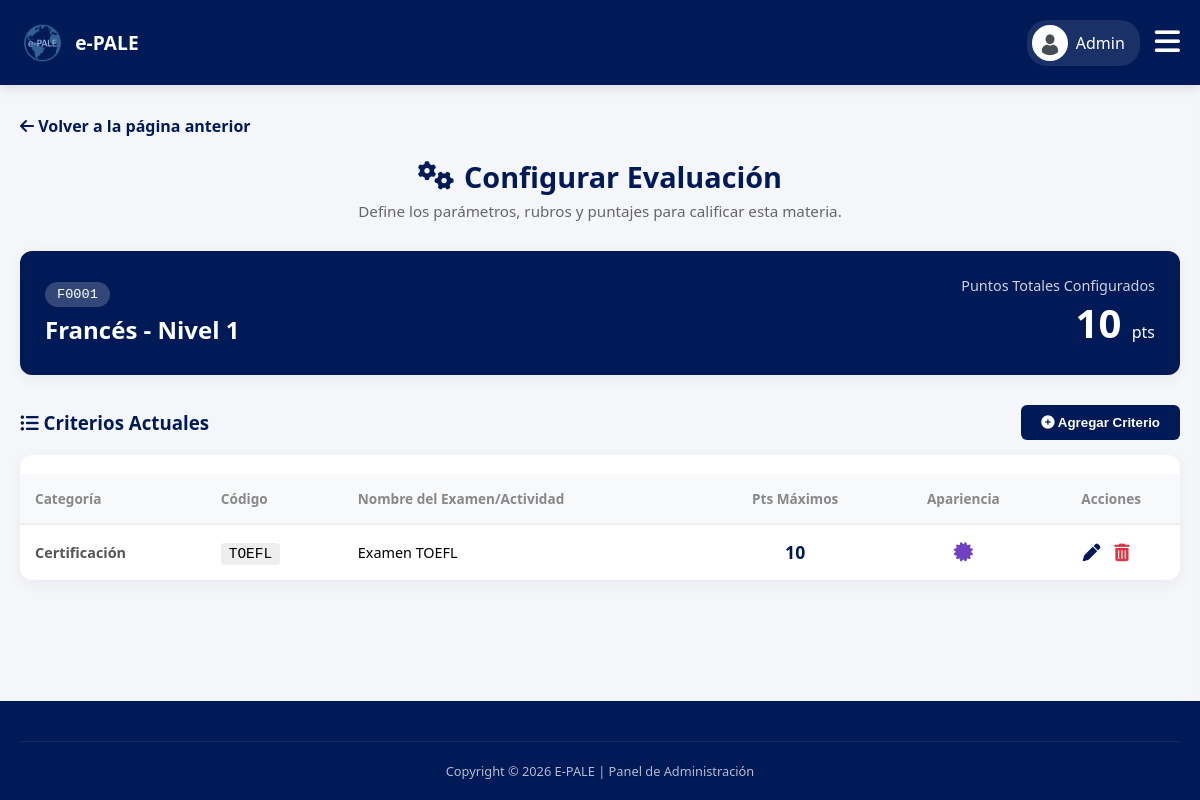
Before: /admin/criterios_materia.php?id=2 (signed in) with the older database file.
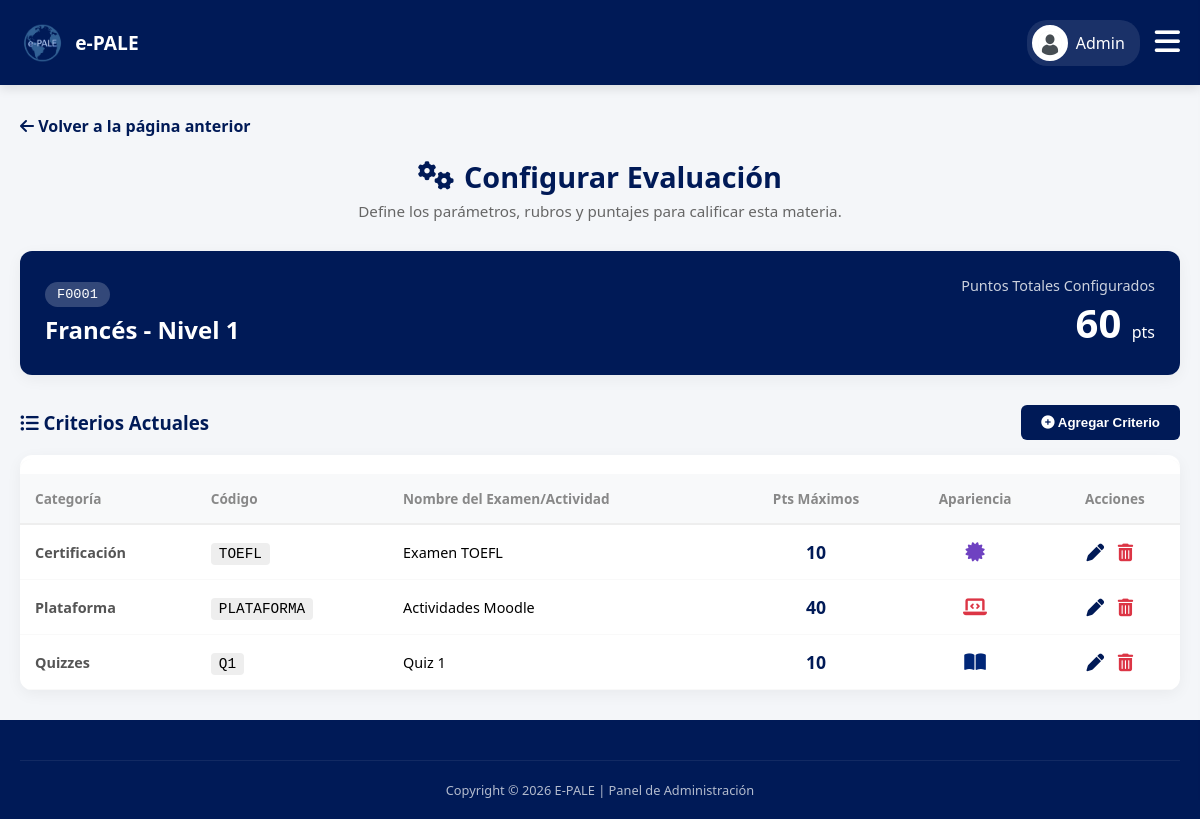
After: the same page with the newer database file.
### tables this page shows
CREATE TABLE IF NOT EXISTS `criterios_evaluacion` (
  `criterio_id` int NOT NULL AUTO_INCREMENT,
  `materia_id` int NOT NULL,
  `categoria` varchar(50) NOT NULL,
  `codigo_examen` varchar(20) NOT NULL,
  `nombre_examen` varchar(50) NOT NULL,
  `puntos_maximos` decimal(5,2) NOT NULL,
  `icono` varchar(30) DEFAULT 'fa-star',
  `color` varchar(20) DEFAULT 'var(--udg-light)',
  PRIMARY KEY (`criterio_id`),
  KEY `materia_id` (`materia_id`)
);

### admin/criterios_materia.php (the view, shortened to what the changed rows need)
<?php
require '../db.php';
$materia_id = $_GET['id'];
$stmt_mat = $pdo->prepare("SELECT * FROM materias WHERE materia_id = ?");
$stmt_mat->execute([$materia_id]);
$materia = $stmt_mat->fetch(PDO::FETCH_ASSOC);
$stmt_crit = $pdo->prepare("SELECT * FROM criterios_evaluacion WHERE materia_id = ? ORDER BY categoria ASC, criterio_id ASC");
$stmt_crit->execute([$materia_id]);
$criterios = $stmt_crit->fetchAll(PDO::FETCH_ASSOC);
$total_puntos = 0;
foreach ($criterios as $c) {
    $total_puntos += floatval($c['puntos_maximos']);
}
?>
<!DOCTYPE html>
<html lang="es">
<head>
    <link rel="stylesheet" href="../css/estudiante.css?v=<?php echo time(); ?>">
    <link rel="stylesheet" href="../css/admin.css?v=<?php echo time(); ?>">
    <link rel="stylesheet" href="https://cdnjs.cloudflare.com/ajax/libs/font-awesome/6.4.0/css/all.min.css">
</head>
<body>
    <main class="main-content">
        <div class="page-title-center" style="margin-bottom: 30px;">
            <h1><i class="fas fa-cogs"></i> Configurar Evaluación</h1>
        </div>
        <div class="card" style="background: linear-gradient(135deg, var(--udg-blue) 0%, #001a57 100%); color: white; border: none;">
            <div style="display: flex; justify-content: space-between; align-items: center; flex-wrap: wrap; gap: 20px;">
                <div>
                    <h2 style="margin: 10px 0 0 0; color: white;"><?php echo htmlspecialchars($materia['nombre']); ?> - Nivel <?php echo $materia['nivel']; ?></h2>
                </div>
                <div style="text-align: right;">
                    <div style="font-size: 0.9rem; opacity: 0.8;">Puntos Totales Configurados</div>
                    <div style="font-size: 2.5rem; font-weight: bold; <?php echo ($total_puntos > 105) ? 'color: #ffc107;' : ''; ?>">
                        <?php echo $total_puntos; ?> <span style="font-size: 1rem; font-weight: normal;">pts</span>
                    </div>
                </div>
            </div>
        </div>
        <div class="card" style="padding: 0; overflow: hidden;">
            <div class="table-wrapper" style="overflow-x:auto;">
                <table class="history-table" style="width: 100%; border-collapse: collapse;">
                    <thead>
                        <tr>
                            <th style="padding: 15px; text-align: left; background-color: #f8f9fa; border-bottom: 2px solid #eee;">Categoría</th>
                            <th style="padding: 15px; text-align: left; background-color: #f8f9fa; border-bottom: 2px solid #eee;">Código</th>
                            <th style="padding: 15px; text-align: left; background-color: #f8f9fa; border-bottom: 2px solid #eee;">Nombre del Examen/Actividad</th>
                            <th style="padding: 15px; text-align: center; background-color: #f8f9fa; border-bottom: 2px solid #eee;">Pts Máximos</th>
                            <th style="padding: 15px; text-align: center; background-color: #f8f9fa; border-bottom: 2px solid #eee;">Apariencia</th>
                            <th style="padding: 15px; text-align: center; background-color: #f8f9fa; border-bottom: 2px solid #eee;">Acciones</th>
                        </tr>
                    </thead>
                    <tbody>
                        <?php if (count($criterios) > 0): ?>
                            <?php foreach ($criterios as $c): ?>
                            <tr style="border-bottom: 1px solid #eee;">
                                <td style="padding: 15px; font-weight: bold; color: #555;"><?php echo htmlspecialchars($c['categoria']); ?></td>
                                <td style="padding: 15px;"><span style="background: #eee; padding: 3px 8px; border-radius: 4px; font-family: monospace; font-size: 0.9rem;"><?php echo htmlspecialchars($c['codigo_examen']); ?></span></td>
                                <td style="padding: 15px;"><?php echo htmlspecialchars($c['nombre_examen']); ?></td>
                                <td style="padding: 15px; text-align: center; font-weight: bold; font-size: 1.1rem; color: var(--udg-blue);"><?php echo floatval($c['puntos_maximos']); ?></td>
                                <td style="padding: 15px; text-align: center;">
                                    <i class="fas <?php echo htmlspecialchars($c['icono']); ?>" style="color: <?php echo htmlspecialchars($c['color']); ?>; font-size: 1.2rem;" title="<?php echo htmlspecialchars($c['color']); ?>"></i>
                                </td>
                                <td style="padding: 15px; text-align: center;">
                                    <button class="action-btn" onclick='editCriterio(<?php echo json_encode($c); ?>)' style="background: none; border: none; color: var(--udg-blue); cursor: pointer; font-size: 1.1rem; margin-right: 10px;" title="Editar Criterio">
                                        <i class="fas fa-pen"></i>
                                    </button>
                                    <a href="criterios_materia.php?id=<?php echo $materia_id; ?>&borrar_criterio=<?php echo $c['criterio_id']; ?>" class="action-btn delete" onclick="return confirm('¿Borrar este criterio? Esto podría afectar las calificaciones de los alumnos si ya fueron evaluados en este rubro.');" style="color: #dc3545; font-size: 1.1rem;" title="Eliminar">
                                        <i class="fas fa-trash-alt"></i>
                                    </a>
                                </td>
                            </tr>
                            <?php endforeach; ?>
                        <?php endif; ?>
                    </tbody>
                </table>
            </div>
        </div>
    </main>
</body>
</html>

Changed rows visible on the page:
added criterios_evaluacion: categoria "Plataforma", codigo_examen "PLATAFORMA", nombre_examen "Actividades Moodle", puntos_maximos "40"
added criterios_evaluacion: categoria "Quizzes", codigo_examen "Q1", nombre_examen "Quiz 1", puntos_maximos "10"
Other visible differences:
$total_puntos: "10" → "60"
